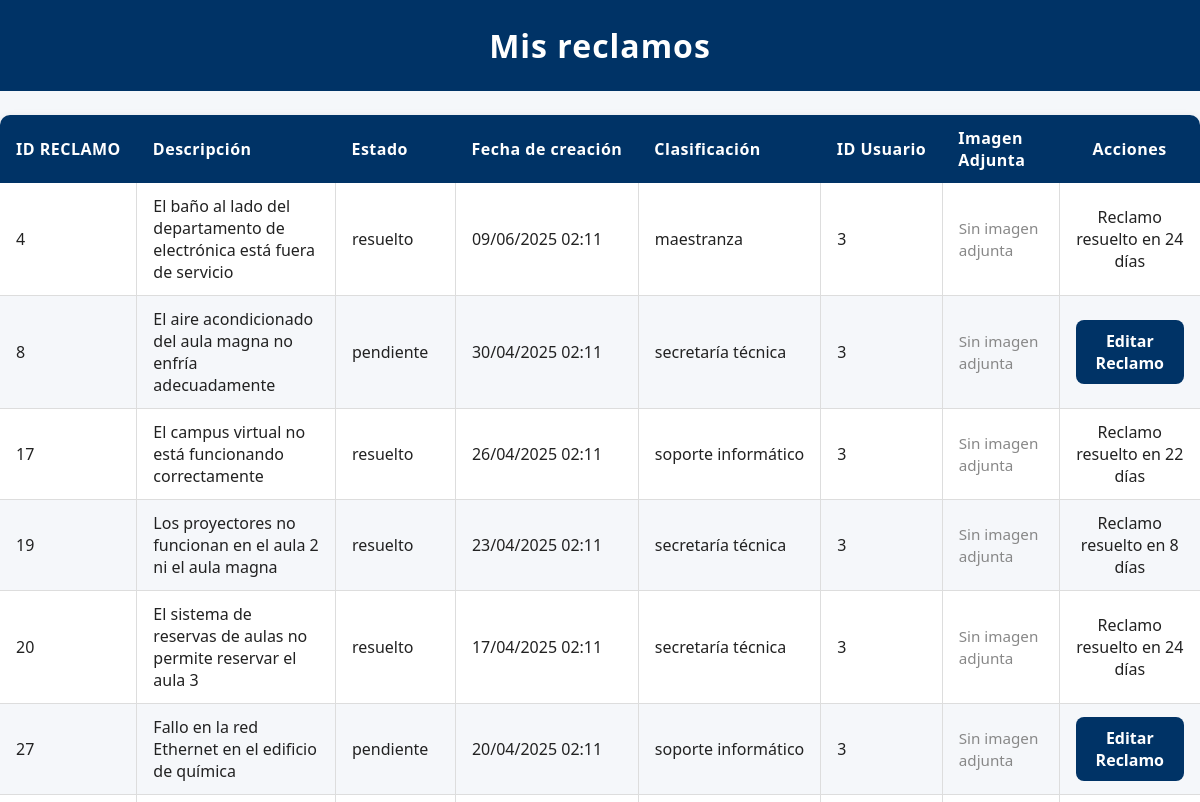
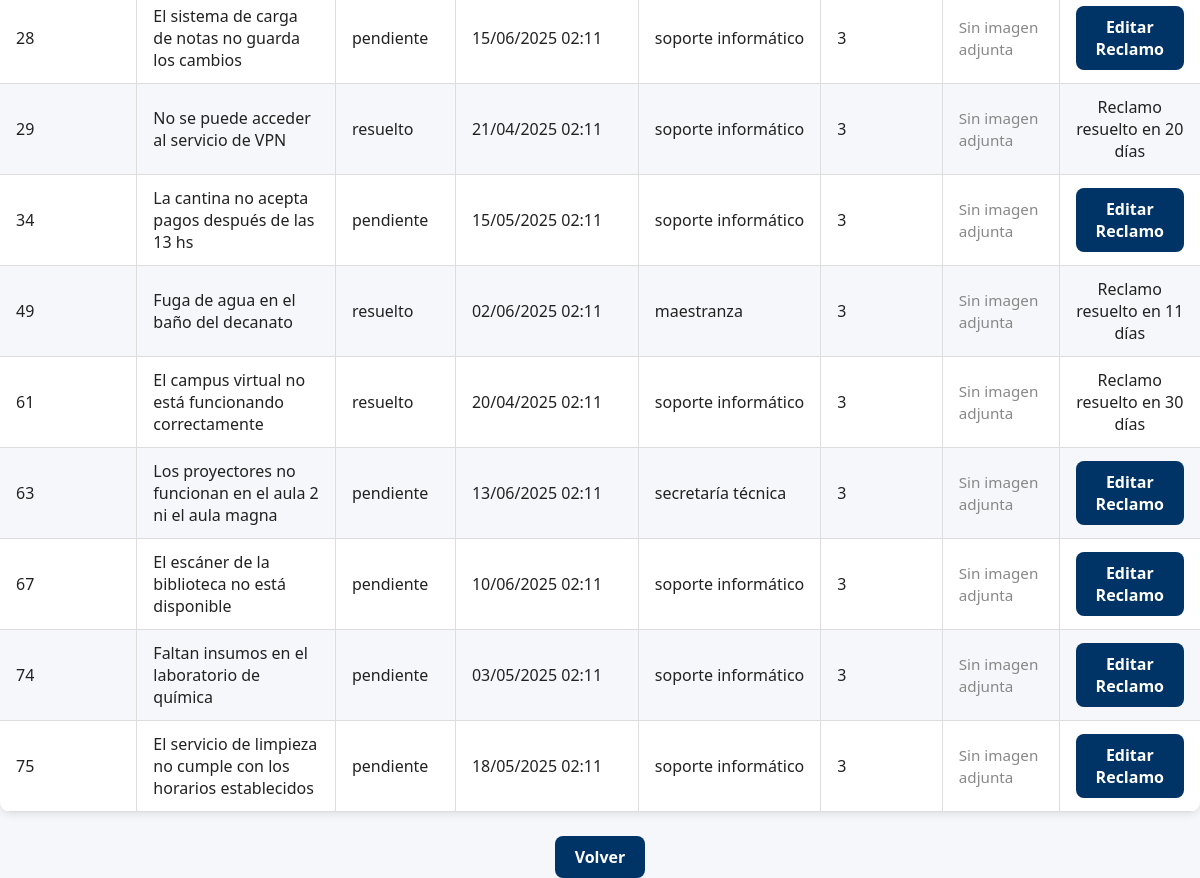
Page /mis_reclamos (signed in) on the earlier database version (2 pictures, top to bottom).
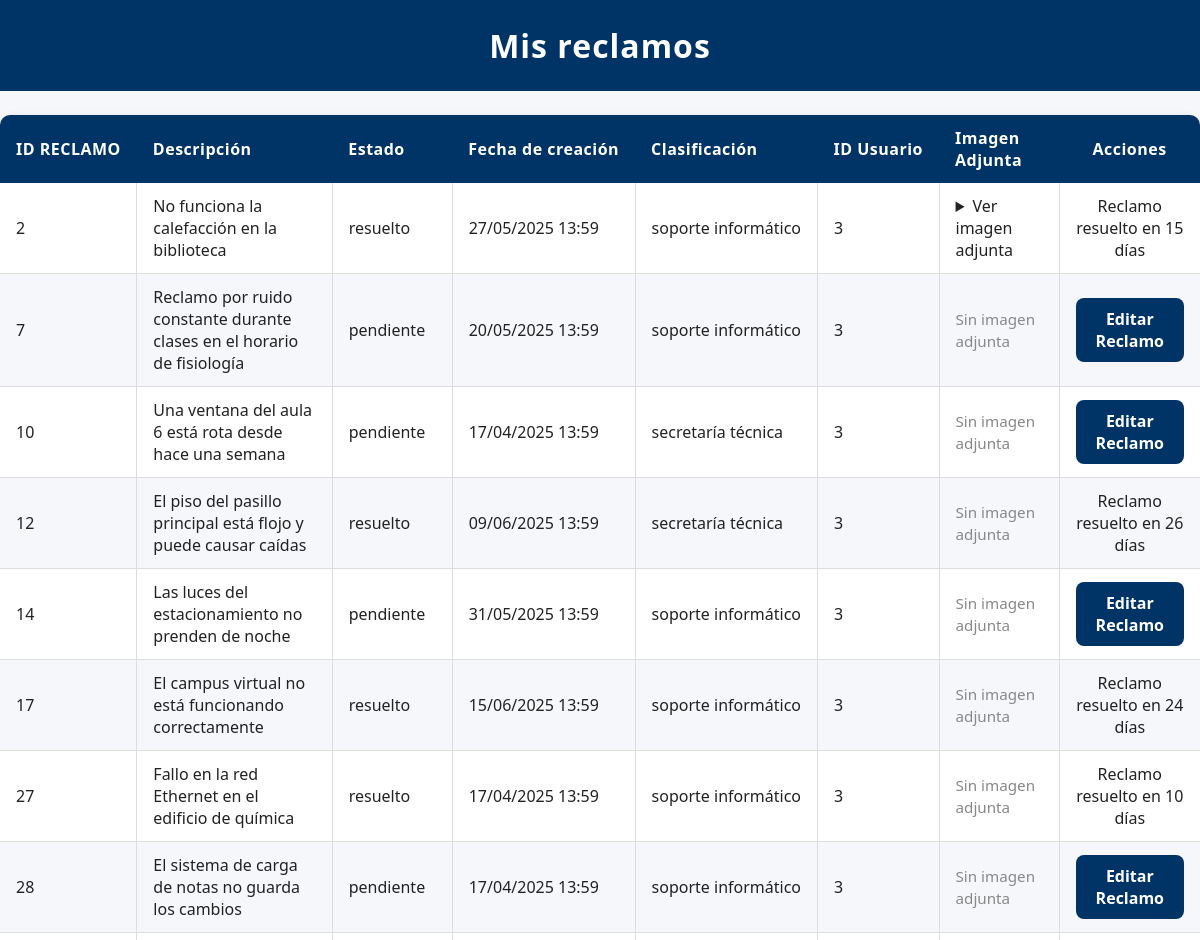
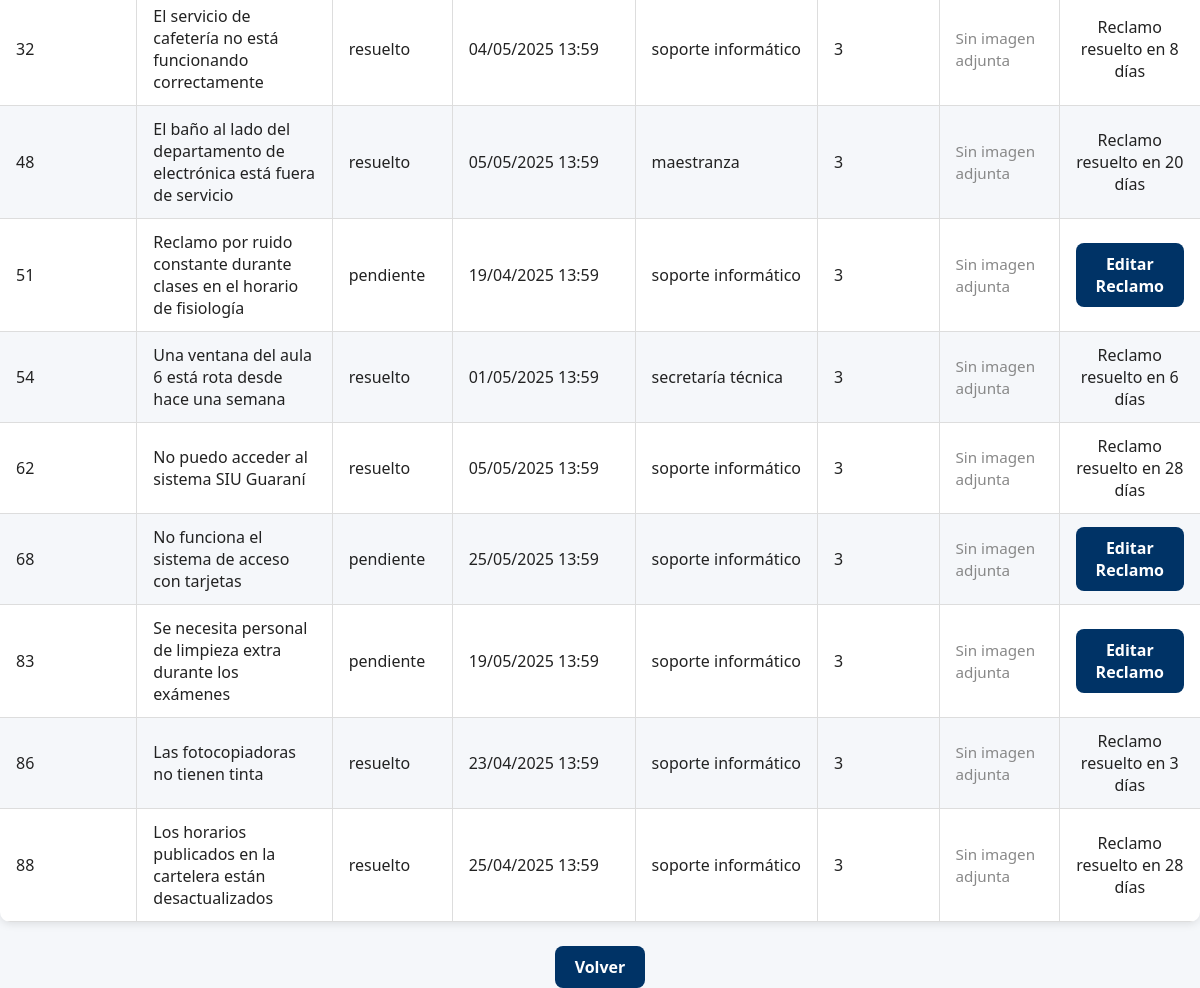
Same page on the later database version (2 pictures, top to bottom).
### modules/modelos.py (models this page shows)
class Base(DeclarativeBase):
    pass

class ModeloReclamo(Base):
    __tablename__ = 'reclamos'
    id = Column(Integer, primary_key=True)
    estado = Column(String, default="pendiente")
    fecha_hora = Column(DateTime, default=datetime.utcnow)
    contenido = Column(String)
    usuario_id = Column(Integer, ForeignKey('usuarios.id'))
    clasificacion = Column(String)
    tiempo_estimado = Column(Integer, default=0)
    resuelto_en = Column(Integer, default=0)
    usuarios = relationship(
        "ModeloUsuario",
        secondary="reclamos_usuarios",
        back_populates="reclamos"
    )

### server.py (the view)
@app.route('/mis_reclamos')
@login_required
def mis_reclamos():
    if current_user.rol == '1':
        reclamos = repo_reclamos.obtener_todos_los_reclamos_base()
    else:
        reclamos = repo_reclamos.obtener_todos_los_registros(current_user.id)
    return render_template('mis_reclamos.html', usuario=current_user, reclamos=reclamos, os=os)

### modules/login.py (called while the page is built)
    @property
    def is_authenticated(self):
        return True

### modules/repositorio.py (called while the page is built)
    def obtener_registro_por_filtro(self, campo, valor, campo2=None, valor2=None):
        query = self.__session.query(ModeloUsuario).filter(getattr(ModeloUsuario, campo) == valor)
        if campo2 and valor2:
            query = query.filter(getattr(ModeloUsuario, campo2) == valor2)
        modelo = query.first()
        if modelo:
            return self.__map_modelo_a_entidad(modelo)
        return None

    def __map_modelo_a_entidad(self, modelo: ModeloUsuario):
        return Usuario(
            nombre=modelo.nombre,
            apellido=modelo.apellido,
            email=modelo.email,
            nombre_de_usuario=modelo.nombre_de_usuario,
            contraseña=modelo.contraseña,
            rol=modelo.rol,
            claustro=modelo.claustro,
            id=modelo.id
        )

    def obtener_todos_los_registros(self, usuario_id):
        return self.__session.query(ModeloReclamo).filter_by(usuario_id=usuario_id).all()

### modules/usuarios.py (called while the page is built)
    @property
    def nombre(self):
        return self.__nombre

    @property
    def apellido(self):
        return self.__apellido

    @property
    def rol(self):
        return self.__rol

### templates/mis_reclamos.html (shortened to what this page needs)
<!DOCTYPE html>
<html lang="es">
<head>
    <link rel="stylesheet" href="{{ url_for('static', filename='style.css') }}">
</head>
<body>
    <h1>Mis reclamos</h1>
    <table>
        <thead>
            <tr>
                <th class="col-id">ID RECLAMO</th>
                <th class="col-descripcion">Descripción</th>
                <th class="col-estado">Estado</th>
                <th class="col-fecha">Fecha de creación</th>
                <th class="col-clasificacion">Clasificación</th>
                <th class="col-usuario">ID Usuario</th>
                <th class = "col-imagen">Imagen Adjunta</th>
                <th class="col-acciones">Acciones</th>
            </tr>
        </thead>
        <tbody>
            {% for reclamo in reclamos %}
                <tr>
                    <td class="col-id">{{ reclamo.id }}</td>
                    <td class="col-descripcion">{{ reclamo.contenido }}</td>
                    <td class="col-estado">{{reclamo.estado}}</td>
                    <td class="col-fecha">{{ reclamo.fecha_hora.strftime('%d/%m/%Y %H:%M')}}</td>
                    <td class="col-clasificacion">{{ reclamo.clasificacion }}</td>
                    <td class="col-usuario">{{ reclamo.usuario_id }}</td>
                    <td class = "col-imagen">
                    {% set imagen_path = 'static/Imagenes Reclamos/{}.png'.format(reclamo.id) %}
                    {% if os.path.exists(imagen_path) %}
                        <details>
                            <summary>Ver imagen adjunta</summary>
                        </details>
                    {% else %}
                        <span style="color: #888; font-size: 0.95em;">Sin imagen adjunta</span>
                    {% endif %}
                    </td>
                    <td class="col-acciones">
                        {%if current_user.rol == '1'%}
                            <a href="{{ url_for('editar_reclamo', reclamo_id=reclamo.id) }}" class="enlace-boton">Derivar Reclamo</a>
                        {%else%}
                            {% if reclamo.estado != "resuelto" %}
                                <a href="{{ url_for('editar_reclamo', reclamo_id=reclamo.id) }}" class="enlace-boton">Editar Reclamo</a>
                            {% else %}
                                Reclamo resuelto en {{ reclamo.resuelto_en }} días
                            {% endif %}
                        {%endif%}
                    </td>
                </tr>
            {% endfor %}
        </tbody>
    </table>
    <div style="text-align:center; margin-top: 20px;">
        <a href="{{ url_for('inicio') }}" class="enlace-boton">Volver</a>
    </div>
</body>
</html>

Differences in the rows shown:
no longer on this page (row edited): ModeloReclamo: id "4", contenido "El baño al lado del departamento de electrónica está fuera de servicio", estado "resuelto", fecha_hora "09/06/2025 02:11", clasificacion "maestranza", usuario_id "3", shows "Sin imagen adjunta", resuelto_en "24"
no longer on this page (row edited): ModeloReclamo: id "8", contenido "El aire acondicionado del aula magna no enfría adecuadamente", estado "pendiente", fecha_hora "30/04/2025 02:11", clasificacion "secretaría técnica", usuario_id "3", shows "Sin imagen adjunta"
no longer on this page (row edited): ModeloReclamo: id "19", contenido "Los proyectores no funcionan en el aula 2 ni el aula magna", estado "resuelto", fecha_hora "23/04/2025 02:11", clasificacion "secretaría técnica", usuario_id "3", shows "Sin imagen adjunta", resuelto_en "8"
no longer on this page (row edited): ModeloReclamo: id "20", contenido "El sistema de reservas de aulas no permite reservar el aula 3", estado "resuelto", fecha_hora "17/04/2025 02:11", clasificacion "secretaría técnica", usuario_id "3", shows "Sin imagen adjunta", resuelto_en "24"
no longer on this page (row edited): ModeloReclamo: id "29", contenido "No se puede acceder al servicio de VPN", estado "resuelto", fecha_hora "21/04/2025 02:11", clasificacion "soporte informático", usuario_id "3", shows "Sin imagen adjunta", resuelto_en "20"
no longer on this page (row edited): ModeloReclamo: id "34", contenido "La cantina no acepta pagos después de las 13 hs", estado "pendiente", fecha_hora "15/05/2025 02:11", clasificacion "soporte informático", usuario_id "3", shows "Sin imagen adjunta"
no longer on this page (row edited): ModeloReclamo: id "49", contenido "Fuga de agua en el baño del decanato", estado "resuelto", fecha_hora "02/06/2025 02:11", clasificacion "maestranza", usuario_id "3", shows "Sin imagen adjunta", resuelto_en "11"
no longer on this page (row edited): ModeloReclamo: id "61", contenido "El campus virtual no está funcionando correctamente", estado "resuelto", fecha_hora "20/04/2025 02:11", clasificacion "soporte informático", usuario_id "3", shows "Sin imagen adjunta", resuelto_en "30"
no longer on this page (row edited): ModeloReclamo: id "63", contenido "Los proyectores no funcionan en el aula 2 ni el aula magna", estado "pendiente", fecha_hora "13/06/2025 02:11", clasificacion "secretaría técnica", usuario_id "3", shows "Sin imagen adjunta"
no longer on this page (row edited): ModeloReclamo: id "67", contenido "El escáner de la biblioteca no está disponible", estado "pendiente", fecha_hora "10/06/2025 02:11", clasificacion "soporte informático", usuario_id "3", shows "Sin imagen adjunta"
no longer on this page (row edited): ModeloReclamo: id "74", contenido "Faltan insumos en el laboratorio de química", estado "pendiente", fecha_hora "03/05/2025 02:11", clasificacion "soporte informático", usuario_id "3", shows "Sin imagen adjunta"
no longer on this page (row edited): ModeloReclamo: id "75", contenido "El servicio de limpieza no cumple con los horarios establecidos", estado "pendiente", fecha_hora "18/05/2025 02:11", clasificacion "soporte informático", usuario_id "3", shows "Sin imagen adjunta"
now on this page (row edited): ModeloReclamo: id "2", contenido "No funciona la calefacción en la biblioteca", estado "resuelto", fecha_hora "27/05/2025 13:59", clasificacion "soporte informático", usuario_id "3", resuelto_en "15"
now on this page (row edited): ModeloReclamo: id "7", contenido "Reclamo por ruido constante durante clases en el horario de fisiología", estado "pendiente", fecha_hora "20/05/2025 13:59", clasificacion "soporte informático", usuario_id "3", shows "Sin imagen adjunta"
now on this page (row edited): ModeloReclamo: id "10", contenido "Una ventana del aula 6 está rota desde hace una semana", estado "pendiente", fecha_hora "17/04/2025 13:59", clasificacion "secretaría técnica", usuario_id "3", shows "Sin imagen adjunta"
now on this page (row edited): ModeloReclamo: id "12", contenido "El piso del pasillo principal está flojo y puede causar caídas", estado "resuelto", fecha_hora "09/06/2025 13:59", clasificacion "secretaría técnica", usuario_id "3", shows "Sin imagen adjunta", resuelto_en "26"
now on this page (row edited): ModeloReclamo: id "14", contenido "Las luces del estacionamiento no prenden de noche", estado "pendiente", fecha_hora "31/05/2025 13:59", clasificacion "soporte informático", usuario_id "3", shows "Sin imagen adjunta"
changed ModeloReclamo "El campus virtual no está funcionando correctamente": fecha_hora "26/04/2025 02:11" → "15/06/2025 13:59"; resuelto_en "22" → "24"
changed ModeloReclamo "Fallo en la red Ethernet en el edificio de química": estado "pendiente" → "resuelto"; fecha_hora "20/04/2025 02:11" → "17/04/2025 13:59"; resuelto_en (not shown) → "10"; estado "Editar Reclamo" → "Reclamo resuelto en días"
changed ModeloReclamo "El sistema de carga de notas no guarda los cambios": fecha_hora "15/06/2025 02:11" → "17/04/2025 13:59"
now on this page (row edited): ModeloReclamo: id "32", contenido "El servicio de cafetería no está funcionando correctamente", estado "resuelto", fecha_hora "04/05/2025 13:59", clasificacion "soporte informático", usuario_id "3", shows "Sin imagen adjunta", resuelto_en "8"
now on this page (row edited): ModeloReclamo: id "48", contenido "El baño al lado del departamento de electrónica está fuera de servicio", estado "resuelto", fecha_hora "05/05/2025 13:59", clasificacion "maestranza", usuario_id "3", shows "Sin imagen adjunta", resuelto_en "20"
now on this page (row edited): ModeloReclamo: id "51", contenido "Reclamo por ruido constante durante clases en el horario de fisiología", estado "pendiente", fecha_hora "19/04/2025 13:59", clasificacion "soporte informático", usuario_id "3", shows "Sin imagen adjunta"
now on this page (row edited): ModeloReclamo: id "54", contenido "Una ventana del aula 6 está rota desde hace una semana", estado "resuelto", fecha_hora "01/05/2025 13:59", clasificacion "secretaría técnica", usuario_id "3", shows "Sin imagen adjunta", resuelto_en "6"
now on this page (row edited): ModeloReclamo: id "62", contenido "No puedo acceder al sistema SIU Guaraní", estado "resuelto", fecha_hora "05/05/2025 13:59", clasificacion "soporte informático", usuario_id "3", shows "Sin imagen adjunta", resuelto_en "28"
now on this page (row edited): ModeloReclamo: id "68", contenido "No funciona el sistema de acceso con tarjetas", estado "pendiente", fecha_hora "25/05/2025 13:59", clasificacion "soporte informático", usuario_id "3", shows "Sin imagen adjunta"
now on this page (row edited): ModeloReclamo: id "83", contenido "Se necesita personal de limpieza extra durante los exámenes", estado "pendiente", fecha_hora "19/05/2025 13:59", clasificacion "soporte informático", usuario_id "3", shows "Sin imagen adjunta"
now on this page (row edited): ModeloReclamo: id "86", contenido "Las fotocopiadoras no tienen tinta", estado "resuelto", fecha_hora "23/04/2025 13:59", clasificacion "soporte informático", usuario_id "3", shows "Sin imagen adjunta", resuelto_en "3"
now on this page (row edited): ModeloReclamo: id "88", contenido "Los horarios publicados en la cartelera están desactualizados", estado "resuelto", fecha_hora "25/04/2025 13:59", clasificacion "soporte informático", usuario_id "3", shows "Sin imagen adjunta", resuelto_en "28"
